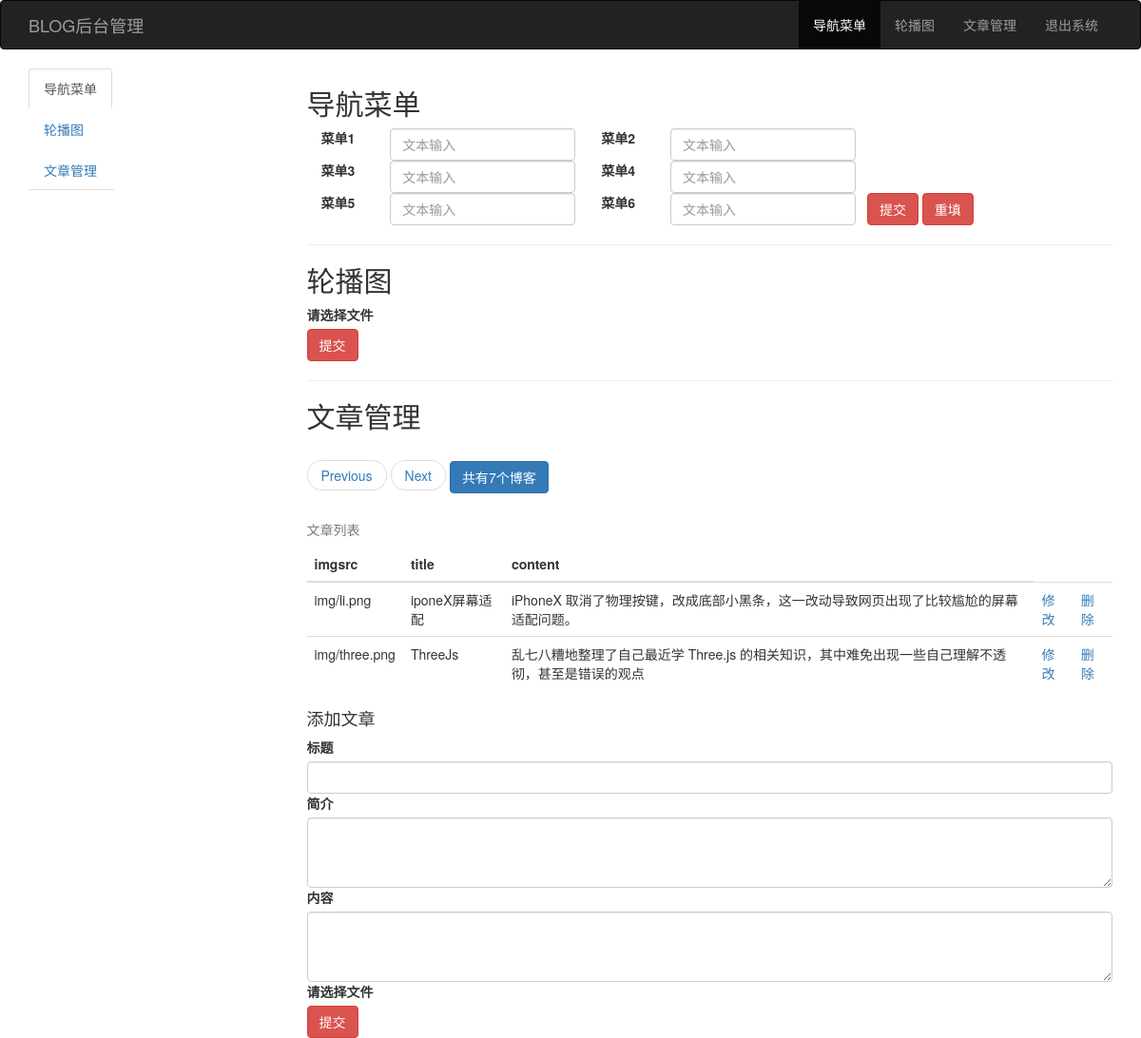
The page /cms.php (signed in) on the database its author committed.
### tables this page shows
CREATE TABLE IF NOT EXISTS `article` (
  `id` int(11) NOT NULL AUTO_INCREMENT,
  `imgsrc` varchar(50) NOT NULL,
  `title` varchar(30) NOT NULL,
  `content` varchar(300) NOT NULL,
  `allcontent` mediumtext NOT NULL,
  PRIMARY KEY (`id`)
);

### cms.php (the view, shortened to what this page needs)
<!DOCTYPE html>
<html lang="zh-cn">
<head>
    <link rel="stylesheet" href="css/bootstrap.min.css">
</head>
<body>
  <nav class="navbar navbar-inverse" role="navigation">
    <div class="container">
      <div class="navbar-header">
        <a class="navbar-brand" href="#">BLOG后台管理</a>
      </div>
      <div class="collapse navbar-collapse" id="example-navbar-collapse">
        <ul class="nav navbar-nav navbar-right">
          <li class="active">
            <a href="#">导航菜单</a>
          </li>
          <li>
            <a href="#">轮播图</a>
          </li>
          <li>
            <a href="#">文章管理</a>
          </li>
          <li id="btnexit">
            <a href="#">退出系统</a>
          </li>
        </ul>
      </div>
    </div>
  </nav>
  <div class="container">
    <div class="row">
        <div class="col-xs-3" id="myScrollspy">
            <ul class="nav nav-tabs nav-stacked" id="myNav">
                <li class="active"><a href="#section-1">导航菜单</a></li>
                <li><a href="#section-2">轮播图</a></li>
                <li><a href="#section-3">文章管理</a></li>
            </ul>
        </div>
        <div class="col-xs-9">
            <h2 id="section-1">导航菜单</h2>
<form class="form-inline" role="form" action="meun.php" method="GET">
  <div class="form-group">
    <label for="firstname" class="col-sm-3 control-label">菜单1</label>
    <div class="col-sm-9">
      <input type="text" class="form-control" placeholder="文本输入" name="meun1">
    </div>
  </div>
    <div class="form-group">
    <label for="firstname" class="col-sm-3 control-label">菜单2</label>
    <div class="col-sm-9">
      <input type="text" class="form-control" placeholder="文本输入" name="meun2">
    </div>
  </div>
    <div class="form-group">
    <label for="firstname" class="col-sm-3 control-label">菜单3</label>
    <div class="col-sm-9">
      <input type="text" class="form-control" placeholder="文本输入" name="meun3">
    </div>
  </div>
    <div class="form-group">
    <label for="firstname" class="col-sm-3 control-label">菜单4</label>
    <div class="col-sm-9">
      <input type="text" class="form-control" placeholder="文本输入" name="meun4">
    </div>
  </div>
    <div class="form-group">
    <label for="firstname" class="col-sm-3 control-label">菜单5</label>
    <div class="col-sm-9">
      <input type="text" class="form-control" placeholder="文本输入" name="meun5">
    </div>
  </div>
    <div class="form-group">
    <label for="firstname" class="col-sm-3 control-label">菜单6</label>
    <div class="col-sm-9">
      <input type="text" class="form-control" placeholder="文本输入" name="meun6">
    </div>
      </div>
    <input type="submit" class="btn btn-danger" value="提交">
    <input type="reset" name="res" value="重填" class="btn btn-danger" />
</form>
            <hr>
            <h2 id="section-2">轮播图</h2>
            <form action="bannerupload.php" method="post" enctype="multipart/form-data">
                <label for="myfile" id="label-for-file">请选择文件</label>
                <input type="submit" name="sub" value="提交" class="btn btn-danger">
            </form>
            <hr>
            <h2 id="section-3">文章管理</h2>
            <div class="table-responsive">
	<table class="table">
		<caption>文章列表</caption>
		<thead>
			<tr>
				<th>imgsrc</th>
				<th>title</th>
				<th>content</th>
			</tr>
		</thead>
		<tbody>
 <?php
 if (isset($_GET['num'])) {
   if ($_GET['num']<0) {
     $num = 0;
   }
   else {
      $num = $_GET['num'];
   }
 }
 else {
   $num = 0;
 }
  require'conn.php';
  $sql="SELECT * FROM article LIMIT {$num},2";
  $sql_rows = "SELECT * FROM article";
 $rs=mysql_query($sql,$connect);
 $rs_rows=mysql_query($sql_rows,$connect);
 $rows_count = @mysql_num_rows($rs_rows);
while($obj=mysql_fetch_object($rs))
{
  echo "<tr>";
  echo "<td>$obj->imgsrc</td>";
  echo "<td>$obj->title</td>";
  echo "<td>$obj->content</td>";
  echo '<td><a href="revise.php?id='.$obj->id.'">修改</a></td>';
  echo '<td><a href="delete.php?id='.$obj->id.'">删除</a></td>';
  echo "</tr>";
}
 ?>
</tbody>
<ul class="pager">
	<li class="active"><a href="cms.php?num=<?php echo $num-1; ?>">Previous</a></li>
  <li><a href="cms.php?num=<?php echo $num+1; ?>">Next</a></li>
  <button class="btn btn-primary">共有<?php echo $rows_count;?>个博客</button>
</ul>
</table>
<h4>添加文章</h4>
            <form action="add.php" method="post" enctype="multipart/form-data">
                <label for="mytitle">标题</label>
                <input type="text" class="form-control" name="mytitle" id="title">
                <label for="mycontent">简介</label>
                <textarea class="form-control" name="mycontent" rows="3"></textarea>
                <label for="allcontent">内容</label>
                <textarea class="form-control" name="allcontent" rows="3"></textarea>
                <label for="myfile1" id="label-for-file">请选择文件</label>
                <input type="submit" name="sub" value="提交" class="btn btn-danger">
            </form>
</div>
        </div>
    </div>
</div>
</body>
</html>

### cms.php (style rules this page uses)
* { padding: 0; margin: 0; }
ul { list-style: none; display: inline-block; }
ul li { display: inline-block; }

### rows shown on the page
article: imgsrc "img/li.png", title "iponeX屏幕适配", content "iPhoneX 取消了物理按键，改成底部小黑条，这一改动导致网页出现了比较尴尬的屏幕适配问题。"
article: imgsrc "img/three.png", title "ThreeJs", content "乱七八糟地整理了自己最近学 Three.js 的相关知识，其中难免出现一些自己理解不透彻，甚至是错误的观点"

### other values the page prints
$rows_count "7"
